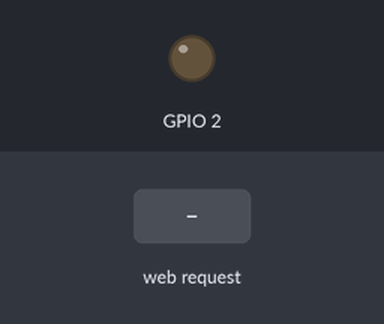
Bench run of a sketch on a simulated ESP8266 (NodeMCU). On the bench: output pins drawn as LEDs (lit = HIGH). Inputs (shaded band) come from the test bench. WiFi joins after 1.5 s; servers stay silent unless stated; what the sketch prints to the serial monitor is not drawn.

Above: at 4.7 s.
4.8 s: HTTP request GET /gpio/1 received
At 6.0 s:
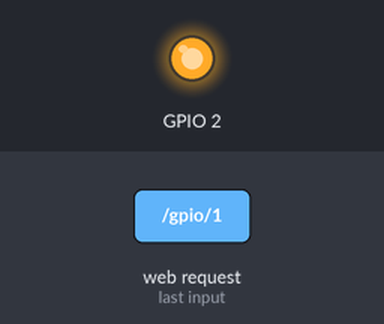
6.3 s: HTTP request GET /gpio/0 received
At 7.3 s:
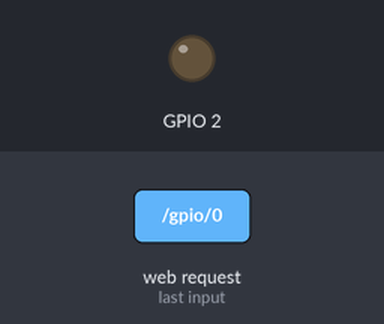
Timing chart, 0 to 9.3 s (numbered marks = the images above; inputs shaded):
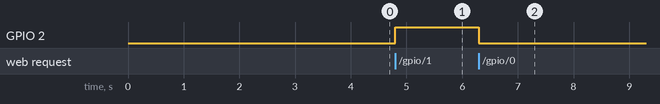

The sketch:

One_way_Chat_v01.ino
```cpp
/*
 *  This sketch demonstrates how to set up a simple HTTP-like server.
 *  The server will set a GPIO pin depending on the request
 *    http://server_ip/gpio/0 will set the GPIO2 low,
 *    http://server_ip/gpio/1 will set the GPIO2 high
 *  server_ip is the IP address of the ESP8266 module, will be
 *  printed to Serial when the module is connected.
 */

#include <ESP8266WiFi.h>

const char* ssid = "-----";
const char* password = "-----";

// Create an instance of the server
// specify the port to listen on as an argument
WiFiServer server(80);

void setup() {
  Serial.begin(9600);
  delay(10);
  InitLCD();

  // prepare GPIO2
  pinMode(2, OUTPUT);
  digitalWrite(2, 0);

  // Connect to WiFi network
  Serial.println();
  Serial.println();
  Serial.print("Connecting to ");
  Serial.println(ssid);

  WiFi.begin(ssid, password);

  while (WiFi.status() != WL_CONNECTED) {
    delay(500);
    Serial.print(".");
  }
  Serial.println("");
  Serial.println("WiFi connected");

  // Start the server
  server.begin();
  Serial.println("Server started");

  // Print the IP address
  Serial.println(WiFi.localIP());
}

void loop() {
  // Check if a client has connected
  WiFiClient client = server.available();
  if (!client) {
    return;
  }

  // Wait until the client sends some data
  Serial.println("new client");
  while (!client.available()) {
    delay(1);
  }

  // Read the first line of the request
  String req = client.readStringUntil('\r');
  Serial.print("REquested: ");
  Serial.println(req);
  client.flush();

  // Match the request
  int val = 0;
  if (req.indexOf("/gpio/0") != -1)
    val = 0;
  else if (req.indexOf("/gpio/1") != -1)
    val = 1;
  else if (req.indexOf("/msg/") != -1)
    DisplayOnLCD(req);
  else {
    Serial.println("invalid request");
    client.stop();
    return;
  }

  // Set GPIO2 according to the request
  digitalWrite(2, val);

  client.flush();

  // Prepare the response
  String s = "HTTP/1.1 200 OK\r\nContent-Type: text/html\r\n\r\n<!DOCTYPE HTML>\r\n<html>\r\nGPIO is now ";
  s += (val) ? "high" : "low";
  s += "</html>\n";

  // Send the response to the client
  client.print(s);
  delay(1);
  Serial.println("Client disconnected");

  // The client will actually be disconnected
  // when the function returns and 'client' object is detroyed
}

void InitLCD()
{
  // NewHaven display Contrast
  Serial.write(0xFE);
  Serial.write(0x52);
  Serial.write(40);
  delay(1000);
  // NewHaven display brightness
  Serial.write(0xFE);
  Serial.write(0x53);
  Serial.write(8);
  delay(1000);
}

void DisplayOnLCD(String req)
{
    // NewHaven display clear screen
  Serial.write(0xFE);
  Serial.write(0x51);

  int startIndex = req.indexOf("/msg/") + 5;
  int endIndex = req.indexOf(" ",startIndex);

  Serial.print(req.substring(startIndex,endIndex));

   // NewHaven display go to next line (17th character)
  Serial.write(0xFE);
  Serial.write(0x45);
  Serial.write(17);
}
```

Measured:
- after the input at 4.8 s, GPIO 2: LOW → HIGH at once
- after the input at 6.3 s, GPIO 2: HIGH → LOW at once
